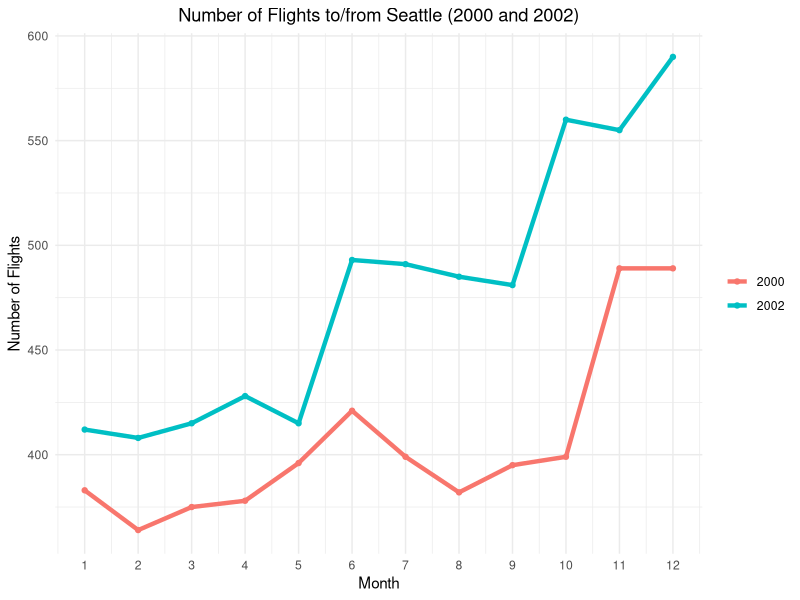
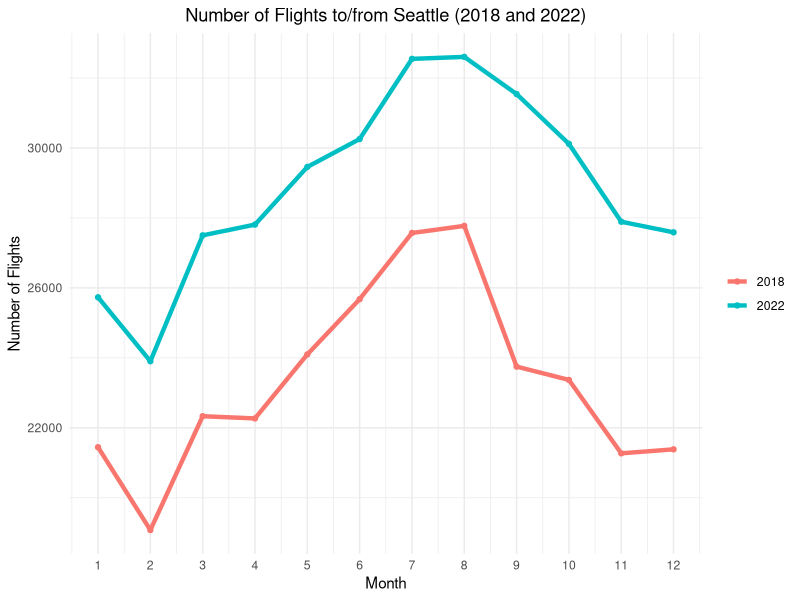

Recreate these plots in R, in order.
library(ggplot2)
library(dplyr)
library(tidyr)

data <- read.csv("full_dataset.csv")

filtered_data <- filter(data, ORIGIN == "SEA" | DEST == "SEA")

flight_counts <- summarize(group_by(filtered_data, year, month), Num_Flights = sum(Flights))

filtered_flight_counts_2000_2002 <- filter(flight_counts, year == 2000 | year == 2002)
filtered_flight_counts_2018_2022 <- filter(flight_counts, year == 2018 | year == 2022)

ggplot(filtered_flight_counts_2000_2002, aes(x = month, y = Num_Flights, color = factor(year))) +
  geom_line(size = 1.5) +
  geom_point() +
  labs(title = "Number of Flights to/from Seattle (2000 and 2002)",
       x = "Month",
       y = "Number of Flights") +
  theme_minimal() +
  theme(plot.title = element_text(hjust = 0.5),
        legend.title = element_blank()) +
  scale_x_continuous(breaks = 1:12, labels = 1:12)

ggplot(filtered_flight_counts_2018_2022, aes(x = month, y = Num_Flights, color = factor(year))) +
  geom_line(size = 1.5) +
  geom_point() +
  labs(title = "Number of Flights to/from Seattle (2018 and 2022)",
       x = "Month",
       y = "Number of Flights") +
  theme_minimal() +
  theme(plot.title = element_text(hjust = 0.5),
        legend.title = element_blank()) +
  scale_x_continuous(breaks = 1:12, labels = 1:12)